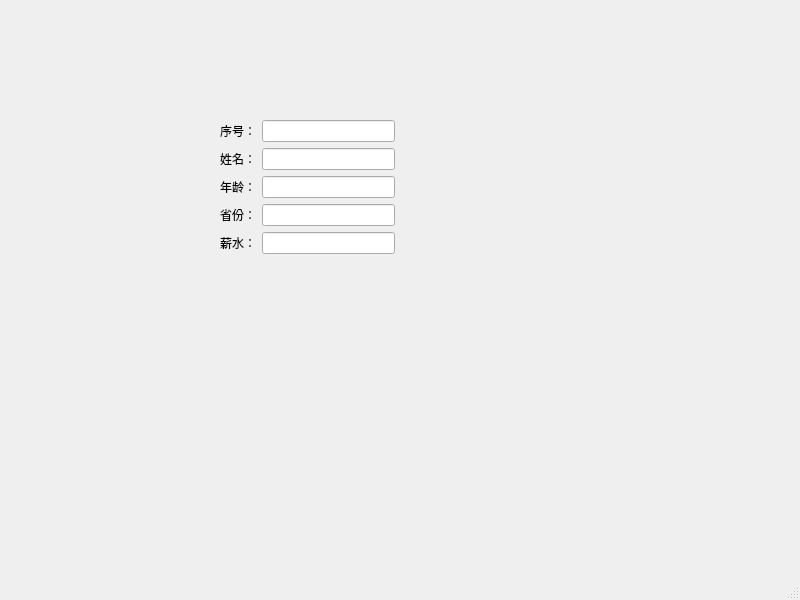
<?xml version="1.0" encoding="UTF-8"?>
<ui version="4.0">
 <class>MainWindow</class>
 <widget class="QMainWindow" name="MainWindow">
  <property name="geometry">
   <rect>
    <x>0</x>
    <y>0</y>
    <width>800</width>
    <height>600</height>
   </rect>
  </property>
  <property name="windowTitle">
   <string>MainWindow</string>
  </property>
  <widget class="QWidget" name="centralwidget">
   <widget class="QWidget" name="">
    <property name="geometry">
     <rect>
      <x>220</x>
      <y>120</y>
      <width>175</width>
      <height>147</height>
     </rect>
    </property>
    <layout class="QFormLayout" name="formLayout">
     <item row="0" column="0">
      <widget class="QLabel" name="label">
       <property name="text">
        <string>序号：</string>
       </property>
      </widget>
     </item>
     <item row="0" column="1">
      <widget class="QLineEdit" name="lineEdit"/>
     </item>
     <item row="1" column="0">
      <widget class="QLabel" name="label_5">
       <property name="text">
        <string>姓名：</string>
       </property>
      </widget>
     </item>
     <item row="1" column="1">
      <widget class="QLineEdit" name="lineEdit_2"/>
     </item>
     <item row="2" column="0">
      <widget class="QLabel" name="label_4">
       <property name="text">
        <string>年龄：</string>
       </property>
      </widget>
     </item>
     <item row="2" column="1">
      <widget class="QLineEdit" name="lineEdit_3"/>
     </item>
     <item row="3" column="0">
      <widget class="QLabel" name="label_3">
       <property name="text">
        <string>省份：</string>
       </property>
      </widget>
     </item>
     <item row="4" column="0">
      <widget class="QLabel" name="label_2">
       <property name="text">
        <string>薪水：</string>
       </property>
      </widget>
     </item>
     <item row="4" column="1">
      <widget class="QLineEdit" name="lineEdit_5"/>
     </item>
     <item row="3" column="1">
      <widget class="QLineEdit" name="lineEdit_4"/>
     </item>
    </layout>
   </widget>
  </widget>
  <widget class="QMenuBar" name="menubar">
   <property name="geometry">
    <rect>
     <x>0</x>
     <y>0</y>
     <width>800</width>
     <height>24</height>
    </rect>
   </property>
  </widget>
  <widget class="QStatusBar" name="statusbar"/>
 </widget>
 <resources/>
 <connections/>
</ui>
